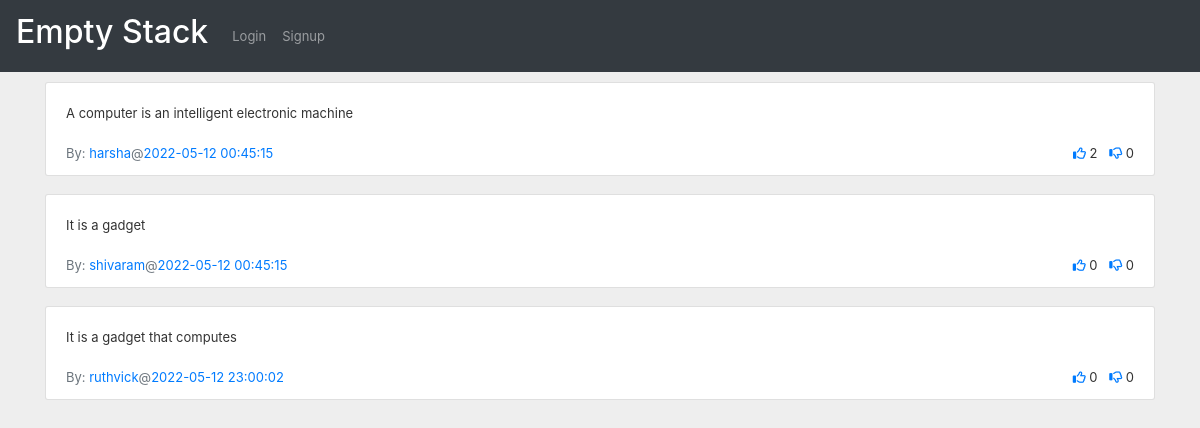
The app's page /show_answers/1 with its own data.
### app.py (models this page shows)
class Answers(db.Model):
    answerid = db.Column(db.Integer, autoincrement=True, primary_key=True)
    userid = db.Column(db.Integer, ForeignKey(Users.userid))
    answer = db.Column(db.Text)
    questionid = db.Column(db.Integer, ForeignKey(Questions.questionid))
    timeposted = db.Column(db.DateTime, server_default=func.now())
    upvotes = db.Column(db.Integer, default=0)
    downvotes = db.Column(db.Integer, default=0)
    bestanswer = db.Column(db.Boolean, default=False)

class Users(db.Model):
    userid = db.Column(db.Integer, primary_key=True, autoincrement=True)
    username = db.Column(db.String, unique=True)
    firstname = db.Column(db.String)
    lastname = db.Column(db.String)
    email = db.Column(db.String)
    phone = db.Column(db.String)
    profile = db.Column(db.Text)
    rating = db.Column(db.Integer, default=0)
    city = db.Column(db.String)
    state = db.Column(db.String)
    country = db.Column(db.String)

### app.py (the view)
@app.route('/show_answers/<question_id>', methods=['GET', 'POST'])
def show_answers(question_id):
    session['question_id'] = question_id
    question_id = int(question_id)
    answers = Answers.query.filter_by(questionid=question_id).all()
    usernames = []
    list_of_upvotes = []
    list_of_downvotes = []
    for answer in answers:
        user = Users.query.filter_by(userid=answer.userid).first()
        user_upvote = Upvotes.query.filter_by(userid=session.get('userid'), answerid=answer.answerid).first()
        if user_upvote:
            list_of_upvotes.append(True)
        else:
            list_of_upvotes.append(False)
        user_downvote = Downvotes.query.filter_by(userid=session.get('userid'), answerid=answer.answerid).first()
        if user_downvote:
            list_of_downvotes.append(True)
        else:
            list_of_downvotes.append(False)
        usernames.append(user.username)
    question = Questions.query.filter_by(questionid=question_id).first()
    return render_template('answers.html',
                           answers=answers,
                           usernames=usernames,
                           list_of_upvotes=list_of_upvotes,
                           list_of_downvotes=list_of_downvotes,
                           question=question)

### templates/answers.html (shortened to what this page needs)
{% extends "base.html" %}
{% import "bootstrap/wtf.html" as wtf %}
{% block styles %}
    <link rel="stylesheet" href="{{url_for('.static', filename='css/answers.css')}}">
{% endblock %}
{% block content %}
    {% for answer in answers %}
        <div class="container d-flex justify-content-center mt-10">
            {% if list_of_upvotes[loop.index-1] %}
                {% set upvote_icon_class = "fas fa-thumbs-up" %}
            {% else %}
                {% set upvote_icon_class = "far fa-thumbs-up" %}
            {% endif %}
            {% if list_of_downvotes[loop.index-1] %}
                {% set downvote_icon_class = "fas fa-thumbs-down" %}
            {% else %}
                {% set downvote_icon_class = "far fa-thumbs-down" %}
            {% endif %}
            <div class="w-100 overflow-auto order-2 order-md-1">
                <div class="card-group-control card-group-control-right">
                    <div class="card mb-2 w-100">
                        <div class="collapse show" >
                            <div class="card-body">
                                {{ answer.answer }}
                            </div>
                            <div class="card-footer bg-transparent d-sm-flex align-items-sm-center border-top-0 pt-0">
                                <a href="/profile/{{ answer.userid }}">
                                    <span class="text-muted">By: </span><span class="text-primary">{{ usernames[loop.index-1] }}</span>
                                </a>
                                <span class="text-muted">@</span><span class="text-primary">{{ answer.timeposted }}</span>
                                <ul class="list-inline text-nowrap mb-0 ml-auto mt-2 mt-sm-0">
                                    <li class="list-inline-item"><a href="/upvote-answer/{{ answer.answerid }}"><i class="{{ upvote_icon_class }}"></i></a> {{ answer.upvotes }}</li>
                                    <li class="list-inline-item"><a href="/downvote-answer/{{ answer.answerid }}"><i class="{{ downvote_icon_class }}"></i></a> {{ answer.downvotes }}</li>
                                </ul>
                            </div>
                        </div>
                    </div>
                </div>
            </div>
        </div>
    {% endfor %}
{% endblock %}

### static/css/answers.css (style rules this page uses)
body { margin: 0; font-size: .8125rem; font-weight: 400; line-height: 1.5385; color: #333; text-align: left; background-color: #eee; }
.mt-10 { margin-top: 10px; }
a { text-decoration: none !important; }
.card { position: relative; display: -ms-flexbox; display: flex; -ms-flex-direction: column; flex-direction: column; min-width: 0; word-wrap: break-word; background-color: #fff; background-clip: border-box; border: 1px solid rgba(0,0,0,.125); border-radius: .1875rem; }
.w-100 { width: 100%!important; }

### records on screen
Answers: answer "A computer is an intelligent electronic machine", timeposted "2022-05-12 00:45:15", upvotes "2", downvotes "0"
Users: username "harsha"
Answers: answer "It is a gadget", timeposted "2022-05-12 00:45:15", upvotes "0", downvotes "0"
Users: username "shivaram"
Answers: answer "It is a gadget that computes", timeposted "2022-05-12 23:00:02", upvotes "0", downvotes "0"
Users: username "ruthvick"
